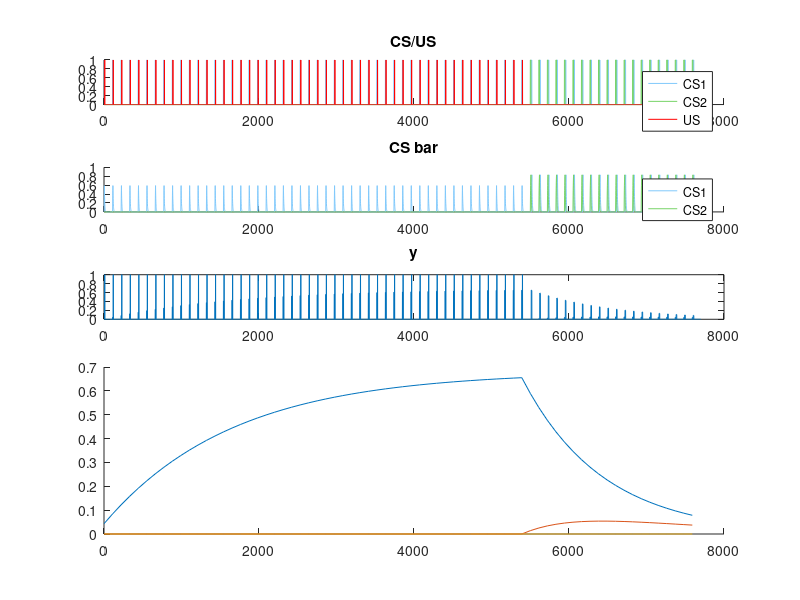

MATLAB code for this plot: (Note: this script raises an error after producing the figure.)
%% TD_second_order
% Temporal Difference model second-order conditioning
% Pretrained CS1 must be presented after 
%% Parameters
%{
    Start of the CS is the beginning of the each trial.
    So, You can't do the backward conditioning in this scheme.

    Since Matlab uses 1 as the beginning of the index, 
    CS.length is the last index (inclusive) of the CS presentation
    US.start is the beginning index (inclusive) of US presentation
    ITI is the extra timepoints after the presentation of CS or US

    The parameter that the original thesis (Sutton & Barto, 1987) used c=0.01, 
    but this does not fit with the simulated data. And also, similar model
    (SBmodel by Sutton & Barto, 1981) uses c values a way over .01.
    So I used c=0.1
%}
CS.length = 4;
US.start = 9; 
US.end = 10; 
ITI = 100;
beta = 0.8;
c = 0.1; 
gamma = 0.95;

schedule = repmat([1,0,0,1,0,0,0,1], 50, 1);


%% Stretch the schedule to include time factor
trial_length = max(CS.length,US.end) + ITI;
newSchedule = zeros(trial_length * size(schedule,1),8);
for s = 1 : size(schedule,1)
    temp = zeros(trial_length,8);
    temp(1:CS.length,[1,2,3,5,6,7]) = repmat(schedule(s,[1,2,3,5,6,7]),CS.length,1);
    temp(US.start:US.end,[4,8]) = repmat(schedule(s,[4,8]),US.end-US.start+1,1);
    newSchedule(trial_length*(s-1)+1 : trial_length*s,:) = temp;
end
clearvars temp

%% Second-order conditioning
CS1_first = [...
    repmat([0,1,0,0,0,0,0,0], 8, 1);...
    repmat([0,0,0,0,0,0,0,0], 4, 1);...
    repmat([1,0,0,0,0,0,0,0], 8, 1);...
    repmat([0,0,0,0,0,0,0,0], trial_length-20, 1)...
    ];
% Append second-order conditiong schedule 
newSchedule = [...
    newSchedule;...
    repmat(CS1_first,50,1)...
    ];


%% Initialize
totalTime = size(newSchedule,1);
y = zeros(totalTime,1);
r = zeros(totalTime,1);
x_bar = zeros(totalTime,3);
x = zeros(totalTime,3);
w = zeros(totalTime,3);

%% Do Simulation
trial = 1;
for t = 1 : size(newSchedule,1)
    US_weight = newSchedule(t,8);
    US_presence = newSchedule(t,4);
    x(t,:) = newSchedule(t,1:3);
    r(t) = US_weight * US_presence;
    y(t) = r(t) + max(w(t,:) * x(t,:)',0);
    if t == 1
        x_bar(t,:) = 0; %eligibility traces
        w(t+1,:) = w(t,:) + c*(r(t) + gamma*max(w(t,:) * x(t,:)',0) )*x_bar(t,:);
    else
        x_bar(t,:) = beta .* x_bar(t-1,:) + (1-beta) .* x(t-1,:); %eligibility traces
        w(t+1,:) = w(t,:) + c.*(...
            r(t) + gamma .* max(w(t,:) * x(t,:)',0) - max(w(t,:) * x(t-1,:)',0)...
            )*x_bar(t,:); % during the CS presentaion, gamma value makes the delta w negative proportional to it's weight.
    end

    if rem(t, trial_length) == 0
        app.V(trial,:) = w(t,:); % save the last weight value from every trial as V
        trial = trial + 1;
    end
end

%% Plot
plot_range.start = 1;
plot_range.end = size(schedule,1) + 20;

%% Plot All 
figure(2);
%clf;
subplot(5,1,1);
hold on;

c_blue = [0.507,0.789,0.984];
c_green = [0.465,0.827,0.402];

plot(x(trial_length*(plot_range.start-1)+1:trial_length*plot_range.end,1),'Color',c_blue);
plot(x(trial_length*(plot_range.start-1)+1:trial_length*plot_range.end,2),'Color',c_green);
plot(newSchedule(trial_length*(plot_range.start-1)+1:trial_length*plot_range.end,4),'r');
title('CS/US');
legend({'CS1','CS2','US'});

subplot(5,1,2);
hold on;
plot(x_bar(trial_length*(plot_range.start-1)+1:trial_length*plot_range.end,1),'Color',c_blue);
plot(x_bar(trial_length*(plot_range.start-1)+1:trial_length*plot_range.end,2),'Color',c_green);
title('CS bar');
legend({'CS1','CS2'});

subplot(5,1,3);
plot(y(trial_length*(plot_range.start-1)+1:trial_length*plot_range.end));
title('y');

subplot(5,1,4:5);
%plot(w(1:plot_range,1));
hold on;
line = plot(...
    trial_length * (plot_range.start-1) + 1 : trial_length : trial_length * plot_range.end,...
    app.V(plot_range.start:plot_range.end,:));
line(1).Color = c_blue;
line(1).LineWidth = 2;
line(2).Color = c_green;
line(2).LineWidth = 2;
xticks(trial_length * (plot_range.start-1) + 1 : trial_length*5 : trial_length * plot_range.end);
xticklabels(plot_range.start:5:plot_range.end);
title('w');
xlabel('trial');
ylabel('w');
legend({'CS1','CS2','CS3'});
